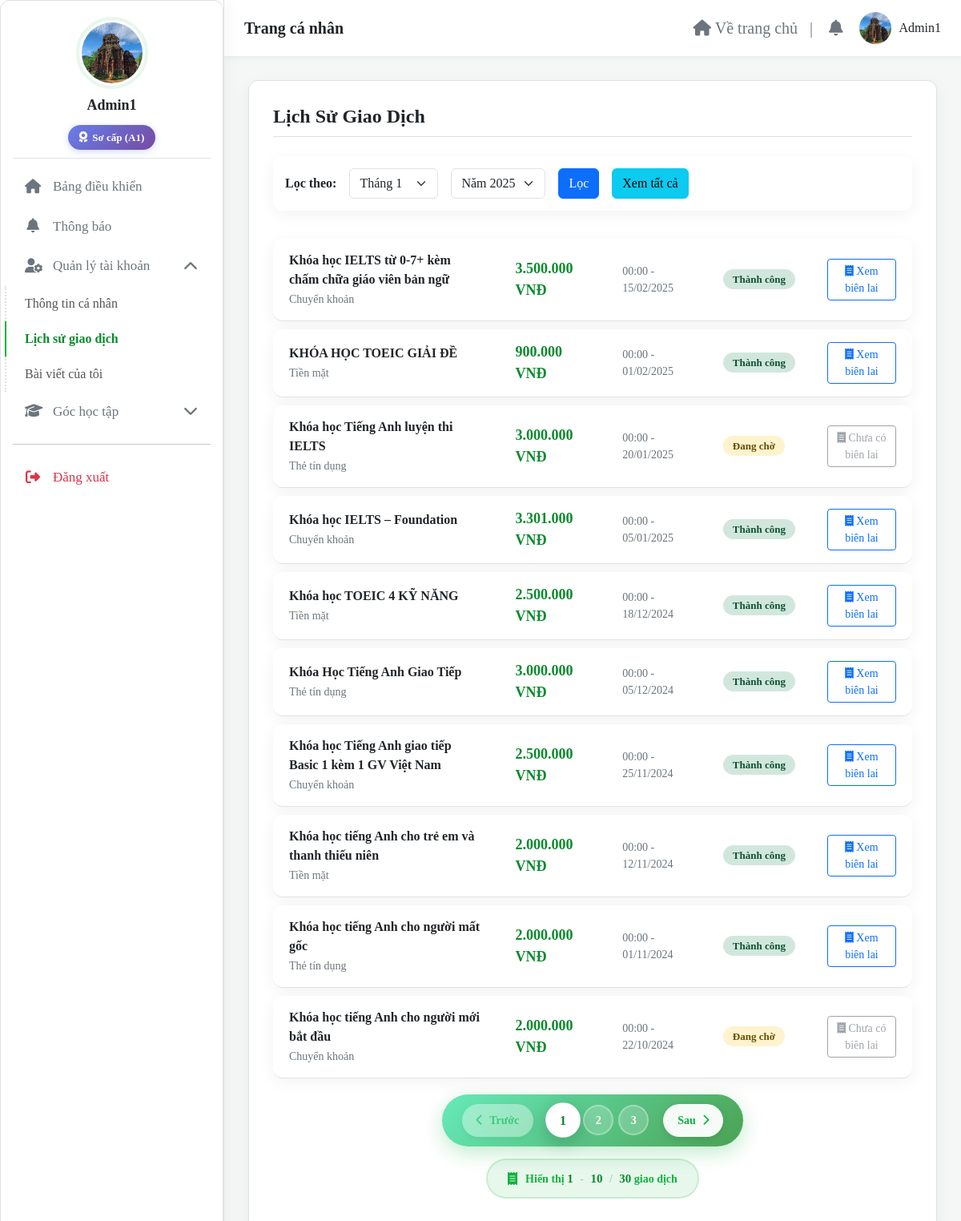
Page /user/dashboard.php?nav=lichsuthanhtoan (signed in) on the committed database.
### tables this page shows
CREATE TABLE `hocvien` (
  `id_hocvien` int(11) NOT NULL,
  `ten_hocvien` varchar(100) DEFAULT NULL,
  `email` varchar(100) DEFAULT NULL,
  `so_dien_thoai` varchar(15) DEFAULT NULL,
  `mat_khau` varchar(255) DEFAULT NULL,
  `trinh_do` varchar(50) DEFAULT NULL COMMENT 'Trình độ được phân loại sau bài test',
  `verification_token` varchar(255) DEFAULT NULL COMMENT 'Mã token để xác thực email',
  `token_expiry` datetime DEFAULT NULL COMMENT 'Thời gian hết hạn của token',
  `is_verified` tinyint(1) NOT NULL DEFAULT 0 COMMENT '0: Chưa xác thực, 1: Đã xác thực',
  `is_admin` tinyint(1) DEFAULT 0,
  `hinh_anh` varchar(255) DEFAULT NULL
);

CREATE TABLE `lichsu_thanhtoan` (
  `id_thanhtoan` int(11) NOT NULL,
  `id_hocvien` int(11) DEFAULT NULL,
  `id_khoahoc` int(11) DEFAULT NULL,
  `ngay_thanhtoan` datetime DEFAULT NULL,
  `so_tien` decimal(10,2) DEFAULT NULL,
  `hinh_thuc` varchar(50) DEFAULT NULL,
  `trang_thai` varchar(20) DEFAULT NULL
);

CREATE TABLE `khoahoc` (
  `id_khoahoc` int(11) NOT NULL,
  `ten_khoahoc` varchar(100) DEFAULT NULL,
  `mo_ta` text DEFAULT NULL,
  `thoi_gian` int(11) DEFAULT NULL COMMENT 'Thời lượng khóa học (tính bằng số buổi)',
  `chi_phi` int(11) DEFAULT NULL,
  `hinh_anh` varchar(255) DEFAULT NULL,
  `danh_gia_tb` decimal(3,2) DEFAULT NULL,
  `cap_do` varchar(50) DEFAULT NULL COMMENT 'Cấp độ của khóa học (Beginner, Intermediate, IELTS 5.0+,...)'
);

### user/modules/lichsuthanhtoan.php (the view, shortened to what the rows shown need)
<?php
$id_hocvien = $_SESSION['id_hocvien'];
$is_filtered = isset($_GET['month']) && isset($_GET['year']);
$date_condition = '';
$payments_per_page = 10;
$current_page = isset($_GET['payment_page']) ? max(1, intval($_GET['payment_page'])) : 1;
$offset = ($current_page - 1) * $payments_per_page;
$sql_payments = "
    SELECT
        lt.id_thanhtoan,
        lt.ngay_thanhtoan,
        lt.so_tien,
        lt.hinh_thuc,
        lt.trang_thai,
        kh.ten_khoahoc
    FROM lichsu_thanhtoan lt
    JOIN khoahoc kh ON lt.id_khoahoc = kh.id_khoahoc
    WHERE lt.id_hocvien = ? $date_condition
    ORDER BY lt.ngay_thanhtoan DESC
    LIMIT ? OFFSET ?
";
$stmt = $conn->prepare($sql_payments);
if ($is_filtered) {
    $stmt->bind_param("issii", $id_hocvien, $start_date, $end_date, $payments_per_page, $offset);
} else {
    $stmt->bind_param("iii", $id_hocvien, $payments_per_page, $offset);
}
$stmt->execute();
$result = $stmt->get_result();
function get_payment_status_badge($status)
{
    switch (strtolower(trim($status))) {
        case 'Đã thanh toán':
        case 'Đã hoàn thành':
            return '<span class="badge status-badge status-success">Thành công</span>';
        default:
            return '<span class="badge status-badge status-pending">Đang chờ</span>';
    }
}
?>
<div class="content-pane">
    <h2 class="mb-4">Lịch Sử Giao Dịch</h2>
    <?php if ($result->num_rows > 0): ?>
        <table class="transaction-table">
            <tbody>
                <?php
                $index = 0;
                while ($row = $result->fetch_assoc()):
                    $is_successful = (strtolower(trim($row['trang_thai'])) === 'Đã thanh toán' || strtolower(trim($row['trang_thai'])) === 'Đã hoàn thành');
                ?>
                    <tr class="transaction-row" style="animation-delay: <?php echo $index * 100; ?>ms;">
                        <td data-label="Chi tiết">
                            <span class="course-name"><?php echo htmlspecialchars($row['ten_khoahoc']); ?></span>
                            <span class="payment-method"><?php echo htmlspecialchars($row['hinh_thuc']); ?></span>
                        </td>
                        <td data-label="Số tiền" class="amount">
                            <?php echo number_format($row['so_tien'], 0, ',', '.'); ?> VNĐ
                        </td>
                        <td data-label="Thời gian" class="date-time">
                            <?php echo date("H:i - d/m/Y", strtotime($row['ngay_thanhtoan'])); ?>
                        </td>
                        <td data-label="Trạng thái">
                            <?php echo get_payment_status_badge($row['trang_thai']); ?>
                        </td>
                        <td data-label="Hành động">
                            <?php if ($is_successful): ?>
                                <a href="../admin/modules/lichsuthanhtoan/view_receipt.php?id=<?php echo $row['id_thanhtoan']; ?>" class="btn btn-sm btn-outline-primary" target="_blank">
                                    <i class="fa-solid fa-receipt"></i> Xem biên lai
                                </a>
                            <?php else: ?>
                                <button class="btn btn-sm btn-outline-secondary" disabled title="Chưa có biên lai">
                                    <i class="fa-solid fa-receipt"></i> Chưa có biên lai
                                </button>
                            <?php endif; ?>
                        </td>
                    </tr>
                <?php
                    $index++;
                endwhile;
                ?>
            </tbody>
        </table>
    <?php endif; ?>
</div>

### user/dashboard.php (shortened to what the rows shown need)
<?php
include('../config/config.php');
$id_hocvien = $_SESSION['id_hocvien'];
$student_avatar = '../images/logo.png';
$student_level = '';
$sql_avatar = "SELECT hinh_anh, trinh_do FROM hocvien WHERE id_hocvien = ?";
$stmt_avatar = $conn->prepare($sql_avatar);
$stmt_avatar->bind_param("i", $id_hocvien);
$stmt_avatar->execute();
$result_avatar = $stmt_avatar->get_result();
if ($row_avatar = $result_avatar->fetch_assoc()) {
    if (!empty($row_avatar['hinh_anh'])) {
        $avatar_path = "../" . $row_avatar['hinh_anh'];
        if (file_exists($avatar_path)) {
            $student_avatar = $avatar_path;
        } else {
            $sql_reset = "UPDATE hocvien SET hinh_anh = NULL WHERE id_hocvien = ?";
            $stmt_reset = $conn->prepare($sql_reset);
            $stmt_reset->bind_param("i", $id_hocvien);
            $stmt_reset->execute();
            $stmt_reset->close();
        }
    }
    $student_level = $row_avatar['trinh_do'] ?? '';
}
?>
<!DOCTYPE html>
<html lang="vi">
<head>
    <link rel="stylesheet" href="https://cdnjs.cloudflare.com/ajax/libs/font-awesome/6.5.1/css/all.min.css">
    <link href="https://cdn.jsdelivr.net/npm/bootstrap@5.3.3/dist/css/bootstrap.min.css" rel="stylesheet">
    <link rel="stylesheet" href="user.css">
</head>
<body>
    <div class="wrapper">
        <aside class="account-left">
            <div class="account-sidebar-content">
                <div class="account-header">
                    <div class="avatar">
                        <img src="<?php echo htmlspecialchars($student_avatar); ?>" alt="Avatar" onerror="this.src='../images/logo.png';">
                    </div>
                    <?php if (!empty($student_level)): ?>
                        <div class="student-level-badge">
                            <i class="fa-solid fa-award"></i>
                            <span><?php echo htmlspecialchars($student_level); ?></span>
                        </div>
                    <?php endif; ?>
                </div>
            </div>
        </aside>
        <main>
            <?php include('header_user.php'); ?>
            <div class="account-right">
                <?php include('main.php'); ?>
            </div>
        </main>
    </div>
</body>
</html>

### user/header_user.php (shortened to what the rows shown need)
<div class="dashboard-header">
    <div class="header-right">
        <div class="user-menu">
            <?php
            $header_avatar = '../images/logo.png';
            if (isset($_SESSION['id_hocvien'])) {
                $sql_header_avatar = "SELECT hinh_anh FROM hocvien WHERE id_hocvien = ?";
                $stmt_header_avatar = $conn->prepare($sql_header_avatar);
                $stmt_header_avatar->bind_param("i", $_SESSION['id_hocvien']);
                $stmt_header_avatar->execute();
                $result_header_avatar = $stmt_header_avatar->get_result();
                if ($row_header_avatar = $result_header_avatar->fetch_assoc()) {
                    if (!empty($row_header_avatar['hinh_anh'])) {
                        $avatar_path = "../" . $row_header_avatar['hinh_anh'];
                        if (file_exists($avatar_path)) {
                            $header_avatar = $avatar_path;
                        }
                    }
                }
            }
            ?>
            <img src="<?php echo htmlspecialchars($header_avatar); ?>" alt="Avatar" class="user-avatar" onerror="this.src='../images/logo.png';">
            <span class="user-name d-none d-lg-inline"><?php echo htmlspecialchars($_SESSION['user']); ?></span>
        </div>
    </div>
</div>

### rows in the picture
hocvien: hinh_anh (picture), trinh_do "Sơ cấp (A1)"
lichsu_thanhtoan: id_khoahoc.ten_khoahoc "Khóa học IELTS từ 0-7+ kèm chấm chữa giáo viên bản ngữ", hinh_thuc "Chuyển khoản", so_tien "3.500.000", ngay_thanhtoan "00:00 - 15/02/2025", trang_thai "Thành công"
lichsu_thanhtoan: id_khoahoc.ten_khoahoc "KHÓA HỌC TOEIC GIẢI ĐỀ", hinh_thuc "Tiền mặt", so_tien "900.000", ngay_thanhtoan "00:00 - 01/02/2025", trang_thai "Thành công"
lichsu_thanhtoan: id_khoahoc.ten_khoahoc "Khóa học Tiếng Anh luyện thi IELTS", hinh_thuc "Thẻ tín dụng", so_tien "3.000.000", ngay_thanhtoan "00:00 - 20/01/2025", trang_thai "Đang chờ"
lichsu_thanhtoan: id_khoahoc.ten_khoahoc "Khóa học IELTS – Foundation", hinh_thuc "Chuyển khoản", so_tien "3.301.000", ngay_thanhtoan "00:00 - 05/01/2025", trang_thai "Thành công"
lichsu_thanhtoan: id_khoahoc.ten_khoahoc "Khóa học TOEIC 4 KỸ NĂNG", hinh_thuc "Tiền mặt", so_tien "2.500.000", ngay_thanhtoan "00:00 - 18/12/2024", trang_thai "Thành công"
lichsu_thanhtoan: id_khoahoc.ten_khoahoc "Khóa Học Tiếng Anh Giao Tiếp", hinh_thuc "Thẻ tín dụng", so_tien "3.000.000", ngay_thanhtoan "00:00 - 05/12/2024", trang_thai "Thành công"
lichsu_thanhtoan: id_khoahoc.ten_khoahoc "Khóa học Tiếng Anh giao tiếp Basic 1 kèm 1 GV Việt Nam", hinh_thuc "Chuyển khoản", so_tien "2.500.000", ngay_thanhtoan "00:00 - 25/11/2024", trang_thai "Thành công"
lichsu_thanhtoan: id_khoahoc.ten_khoahoc "Khóa học tiếng Anh cho trẻ em và thanh thiếu niên", hinh_thuc "Tiền mặt", so_tien "2.000.000", ngay_thanhtoan "00:00 - 12/11/2024", trang_thai "Thành công"
lichsu_thanhtoan: id_khoahoc.ten_khoahoc "Khóa học tiếng Anh cho người mất gốc", hinh_thuc "Thẻ tín dụng", so_tien "2.000.000", ngay_thanhtoan "00:00 - 01/11/2024", trang_thai "Thành công"
lichsu_thanhtoan: id_khoahoc.ten_khoahoc "Khóa học tiếng Anh cho người mới bắt đầu", hinh_thuc "Chuyển khoản", so_tien "2.000.000", ngay_thanhtoan "00:00 - 22/10/2024", trang_thai "Đang chờ"

### other values in the picture
$ten_hocvien "Admin1"
$_SESSION['user'] "Admin1"
min($offset + 1, $total_payments) "1"
min($offset + $payments_per_page, $total_payments) "10"
$total_payments "30"
